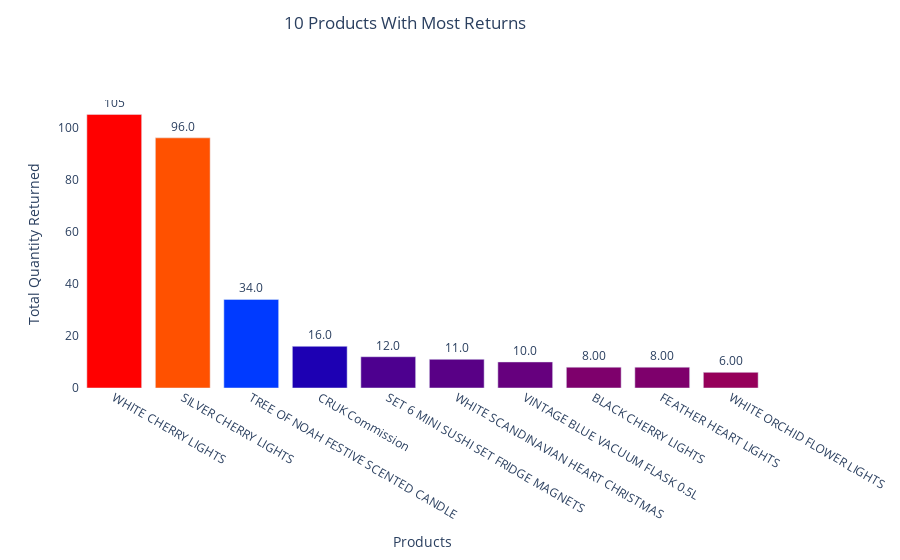

The cell this chart's notebook holds for it:
### Code cell
fig = go.Figure(data=[
    go.Bar(name='10 Products With Most Returns', 
           x=retail_data_product_asc['Description'].astype(str), 
           y=retail_data_product_asc['Quantity'],
           marker_opacity=1,
           marker={'color': retail_data_product_asc['Quantity'],
                   'colorscale': 'Rainbow'}
          )
    ])

fig.update_traces(texttemplate='%{y:.3s}', textposition='outside')
fig.update_layout(barmode='group', showlegend=False)

fig.update_layout(title='10 Products With Most Returns',
                  title_x=0.45,
                  title_y=0.97,
                  xaxis_title="Products",
                  yaxis_title="Total Quantity Returned",
                  plot_bgcolor='white')
fig.show()

### Figure 1 — Plotly figure (JSON) as saved in the notebook; plotly's stock layout.template omitted (floating-point values rounded to 4 significant figures)
{"data": [{"marker": {"color": [105, 96, 34, 16, 12, 11, 10, 8, 8, 6], "colorscale": [[0, "rgb(150,0,90)"], [0.125, "rgb(0,0,200)"], [0.25, "rgb(0,25,255)"], [0.375, "rgb(0,152,255)"], [0.5, "rgb(44,255,150)"], [0.625, "rgb(151,255,0)"], [0.75, "rgb(255,234,0)"], [0.875, "rgb(255,111,0)"], [1, "rgb(255,0,0)"]], "opacity": 1}, "name": "10 Products With Most Returns", "textposition": "outside", "texttemplate": "%{y:.3s}", "type": "bar", "x": ["WHITE CHERRY LIGHTS", "SILVER CHERRY LIGHTS", "TREE OF NOAH FESTIVE SCENTED CANDLE", "CRUK Commission", "SET 6 MINI SUSHI SET FRIDGE MAGNETS", "WHITE SCANDINAVIAN HEART CHRISTMAS", "VINTAGE BLUE VACUUM FLASK 0.5L ", "BLACK CHERRY LIGHTS", "FEATHER HEART LIGHTS", "WHITE ORCHID FLOWER LIGHTS"], "y": [105, 96, 34, 16, 12, 11, 10, 8, 8, 6]}], "layout": {"barmode": "group", "plot_bgcolor": "white", "showlegend": false, "title": {"text": "10 Products With Most Returns", "x": 0.45, "y": 0.97}, "xaxis": {"title": {"text": "Products"}}, "yaxis": {"title": {"text": "Total Quantity Returned"}}}}
